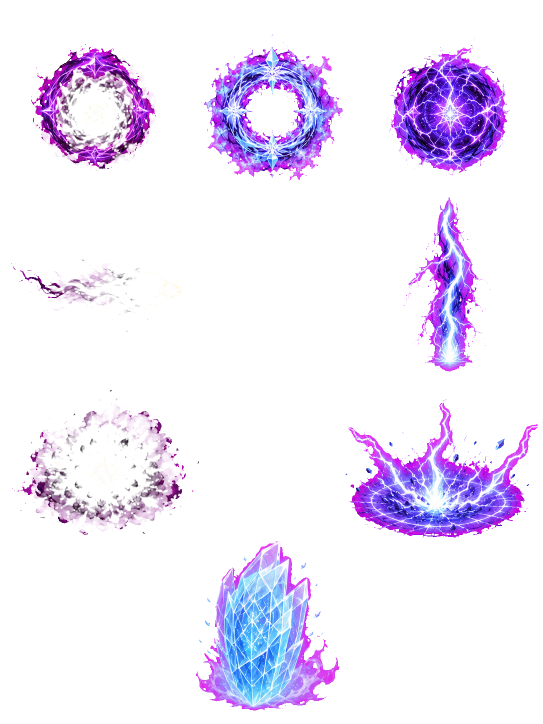
#> input picture ArtSource/Generated/CombatFXV2/mage/atlas_rgba.png, 1086 x 1448 px (shown at 1/2 size)
$ python build_assets.py
#> lines starting #> are read from the running program, lines starting #| are printed output that depends on the picture; after the words box and inside, x2 and y2 are one past the last pixel; in counts of white or black regions, pixels touching at a corner belong together
from __future__ import annotations

from dataclasses import dataclass
from math import hypot
from pathlib import Path

from PIL import Image


SOURCE_ROOT = Path(__file__).resolve().parent
REPOSITORY_ROOT = SOURCE_ROOT.parents[2]
OUTPUT_ROOT = (
    REPOSITORY_ROOT
    / "Assets"
    / "Resources"
    / "UI"
    / "VisualRefresh"
    / "CombatFX"
    / "SkillsV2"
)

PHASE_SIZE = {
    "cast": (1254, 1254),
    "action": (1536, 1024),
    "impact": (1254, 1254),
    "support": (1024, 1536),
}


@dataclass(frozen=True)
class AssetSpec:
    skill_key: str
    phase: str
    region: tuple[float, float, float, float]


SPECS: dict[str, tuple[AssetSpec, ...]] = {
    "mage": (
        AssetSpec("mage_fireball", "cast", (0.0, 0.0, 1 / 3, 1 / 4)),
        AssetSpec("mage_fireball", "action", (0.0, 1 / 4, 1 / 3, 2 / 4)),
        AssetSpec("mage_fireball", "impact", (0.0, 2 / 4, 1 / 3, 3 / 4)),
        AssetSpec("mage_frost_barrier", "cast", (1 / 3, 0.0, 2 / 3, 1 / 4)),
        AssetSpec("mage_frost_barrier", "support", (1 / 3, 3 / 4, 2 / 3, 1.0)),
        AssetSpec("mage_lightning_storm", "cast", (2 / 3, 0.0, 1.0, 1 / 4)),
        AssetSpec("mage_lightning_storm", "action", (2 / 3, 1 / 4, 1.0, 2 / 4)),
        AssetSpec("mage_lightning_storm", "impact", (2 / 3, 2 / 4, 1.0, 3 / 4)),
    ),
    "priest": (
        AssetSpec("priest_radiant_judgment", "cast", (0.0, 0.0, 1 / 3, 1 / 4)),
        AssetSpec("priest_radiant_judgment", "action", (0.0, 1 / 4, 1 / 3, 2 / 4)),
        AssetSpec("priest_radiant_judgment", "impact", (0.0, 2 / 4, 1 / 3, 3 / 4)),
        AssetSpec("priest_sanctuary", "cast", (1 / 3, 0.0, 2 / 3, 1 / 4)),
        AssetSpec("priest_sanctuary", "support", (0.27, 3 / 4, 0.72, 1.0)),
        AssetSpec("priest_salvation_ray", "cast", (2 / 3, 0.0, 1.0, 1 / 4)),
        AssetSpec("priest_salvation_ray", "action", (0.49, 1 / 4, 1.0, 2 / 4)),
        AssetSpec("priest_salvation_ray", "impact", (2 / 3, 2 / 4, 1.0, 3 / 4)),
        AssetSpec("priest_salvation_ray", "support", (0.70, 3 / 4, 1.0, 1.0)),
    ),
    "spirit": (
        AssetSpec("spirit_fire_spirit", "cast", (0.0, 0.0, 1 / 4, 1 / 4)),
        AssetSpec("spirit_fire_spirit", "action", (0.0, 1 / 4, 1 / 4, 2 / 4)),
        AssetSpec("spirit_fire_spirit", "impact", (0.0, 2 / 4, 1 / 4, 3 / 4)),
        AssetSpec("spirit_water_spirit", "cast", (1 / 4, 0.0, 2 / 4, 1 / 4)),
        AssetSpec("spirit_water_spirit", "action", (1 / 4, 1 / 4, 2 / 4, 2 / 4)),
        AssetSpec("spirit_water_spirit", "impact", (1 / 4, 2 / 4, 2 / 4, 3 / 4)),
        AssetSpec("spirit_water_spirit", "support", (1 / 4, 3 / 4, 2 / 4, 1.0)),
        AssetSpec("spirit_wind_spirit", "cast", (2 / 4, 0.0, 3 / 4, 1 / 4)),
        AssetSpec("spirit_wind_spirit", "action", (2 / 4, 1 / 4, 3 / 4, 2 / 4)),
        AssetSpec("spirit_wind_spirit", "impact", (2 / 4, 2 / 4, 3 / 4, 3 / 4)),
        AssetSpec("spirit_earth_spirit", "cast", (3 / 4, 0.0, 1.0, 1 / 4)),
        AssetSpec("spirit_earth_spirit", "action", (3 / 4, 1 / 4, 1.0, 2 / 4)),
        AssetSpec("spirit_earth_spirit", "impact", (3 / 4, 2 / 4, 1.0, 3 / 4)),
    ),
}


def pixel_region(
    image: Image.Image, normalized: tuple[float, float, float, float]
) -> tuple[int, int, int, int]:
    width, height = image.size
    left, top, right, bottom = normalized
    return (
        round(left * width),
        round(top * height),
        round(right * width),
        round(bottom * height),
    )


def trim_effect(cell: Image.Image) -> Image.Image:
    alpha = cell.getchannel("A")
    visible = alpha.point(lambda value: 255 if value >= 8 else 0)
    bounds = visible.getbbox()
    if bounds is None:
        raise ValueError("The requested atlas region contains no visible effect.")

    left, top, right, bottom = bounds
    padding = max(4, round(max(right - left, bottom - top) * 0.035))
    return cell.crop(
        (
            max(0, left - padding),
            max(0, top - padding),
            min(cell.width, right + padding),
            min(cell.height, bottom + padding),
        )
    )


def neutralize_magenta_spill(effect: Image.Image) -> Image.Image:
    """Turn opaque key-light contamination into the mage's violet conduit color."""
    pixels: list[tuple[int, int, int, int]] = []
    for red, green, blue, alpha in effect.getdata():
        key_distance = min(red, blue) - green
        if alpha > 0 and red > 120 and blue > 120 and key_distance > 45:
            strength = min(1.0, max(0.0, (key_distance - 45) / 150))
            value = max(red, blue)
            target = (
                round(value * 0.38),
                round(value * 0.09 + green * 0.25),
                round(value * 0.88),
            )
            red = round(red + (target[0] - red) * strength)
            green = round(green + (target[1] - green) * strength)
            blue = round(blue + (target[2] - blue) * strength)
            if alpha < 48 and strength > 0.55:
                alpha = round(alpha * (1.0 - 0.72 * strength))
        pixels.append((red, green, blue, alpha))

    cleaned = Image.new("RGBA", effect.size)
    cleaned.putdata(pixels)
    return cleaned


def warm_fireball_palette(effect: Image.Image, phase: str) -> Image.Image:
    """Make the fire skill read warm while retaining a small violet conduit edge."""
    width, height = effect.size
    pixels: list[tuple[int, int, int, int]] = []
    for index, (red, green, blue, alpha) in enumerate(effect.getdata()):
        x = (index % width) / max(1, width - 1)
        y = (index // width) / max(1, height - 1)

        if phase == "action":
            warm_zone = min(1.0, max(0.0, (x - 0.10) / 0.42))
        else:
            radius = hypot((x - 0.5) * 2.0, (y - 0.5) * 2.0)
            warm_zone = min(1.0, max(0.0, (0.90 - radius) / 0.25))

        value = max(red, green, blue)
        purple = (
            alpha > 0
            and value > 18
            and blue > green * 1.12
            and red > green * 1.08
            and (red + blue) * 0.5 - green > 18
        )
        warm_smoke = (
            alpha > 0
            and value <= 105
            and red >= green * 1.05
            and blue >= green * 1.05
        )

        if purple or warm_smoke:
            strength = warm_zone * (0.92 if purple else 0.72)
            if value >= 150:
                target = (
                    min(255, round(value * 1.04)),
                    round(value * 0.34),
                    round(value * 0.055),
                )
            else:
                fire_value = min(220, round(value * 1.52 + 24))
                target = (
                    fire_value,
                    round(fire_value * 0.34),
                    round(fire_value * 0.055),
                )
            red = round(red + (target[0] - red) * strength)
            green = round(green + (target[1] - green) * strength)
            blue = round(blue + (target[2] - blue) * strength)

        near_white = alpha > 0 and min(red, green, blue) > 205
        if phase == "action":
            ember_zone = x < 0.76
        else:
            radius = hypot((x - 0.5) * 2.0, (y - 0.5) * 2.0)
            ember_zone = radius > 0.23
        if near_white and ember_zone:
            red, green, blue = (255, 176, 48)

        pixels.append((red, green, blue, alpha))

    warmed = Image.new("RGBA", effect.size)
    warmed.putdata(pixels)
    return warmed


def tune_lightning_palette(effect: Image.Image, phase: str) -> Image.Image:
    """Push the storm toward blue-white electricity with restrained gold accents."""
    width, height = effect.size
    pixels: list[tuple[int, int, int, int]] = []
    for index, (red, green, blue, alpha) in enumerate(effect.getdata()):
        x = (index % width) / max(1, width - 1)
        y = (index // width) / max(1, height - 1)
        value = max(red, green, blue)
        chromatic = (
            alpha > 0
            and 38 < value < 246
            and blue > green * 1.08
            and red > green * 0.72
        )

        gold_conduit = (
            chromatic
            and alpha >= 80
            and 45 < value < 150
            and red < value * 0.55
            and green < value * 0.35
        )

        if gold_conduit:
            gold_value = min(255, max(155, round(value * 1.45 + 34)))
            target = (gold_value, round(gold_value * 0.70), round(gold_value * 0.11))
            strength = 0.86
        elif chromatic:
            target = (
                round(value * 0.18),
                round(value * 0.58),
                value,
            )
            strength = 0.80
        else:
            pixels.append((red, green, blue, alpha))
            continue

        pixels.append(
            (
                round(red + (target[0] - red) * strength),
                round(green + (target[1] - green) * strength),
                round(blue + (target[2] - blue) * strength),
                alpha,
            )
        )

    tuned = Image.new("RGBA", effect.size)
    tuned.putdata(pixels)
    return tuned


def place_on_canvas(effect: Image.Image, phase: str) -> Image.Image:
    canvas_width, canvas_height = PHASE_SIZE[phase]
    fill = 0.91 if phase in {"cast", "impact"} else 0.94
    scale = min(
        canvas_width * fill / effect.width,
        canvas_height * fill / effect.height,
    )
    output_size = (
        max(1, round(effect.width * scale)),
        max(1, round(effect.height * scale)),
    )
    resized = effect.resize(output_size, Image.Resampling.LANCZOS)
    canvas = Image.new("RGBA", (canvas_width, canvas_height), (0, 0, 0, 0))
    offset = (
        (canvas_width - resized.width) // 2,
        (canvas_height - resized.height) // 2,
    )
    canvas.alpha_composite(resized, offset)
    return canvas


def main() -> None:
    for class_key, specs in SPECS.items():
        atlas_path = SOURCE_ROOT / class_key / "atlas_rgba.png"
        atlas = Image.open(atlas_path).convert("RGBA")
#> atlas is the input picture: PIL image 1086x1448 RGBA; mean R, G, B, A 32.3, 19, 43, 39.7

        for spec in specs:
            cell = atlas.crop(pixel_region(atlas, spec.region))
            effect = trim_effect(cell)
            if class_key == "mage":
                effect = neutralize_magenta_spill(effect)
            if spec.skill_key == "mage_fireball":
                effect = warm_fireball_palette(effect, spec.phase)
            if spec.skill_key == "mage_lightning_storm":
                effect = tune_lightning_palette(effect, spec.phase)
            output = place_on_canvas(effect, spec.phase)
            output_dir = OUTPUT_ROOT / spec.skill_key
            output_dir.mkdir(parents=True, exist_ok=True)
            output.save(output_dir / f"fx_{spec.phase}.png", optimize=True)
#> this loop made 8 passes
#> padding in trim_effect on passes 1 to 8: 9, 12, 12, 10, 12, 10, 12, 13
#> pass 1, in main, `cell = atlas.crop(pixel_region(atlas, spec.region))`:
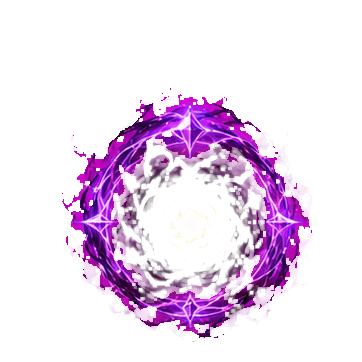
#> cell: PIL image 362x362 RGBA; mean R, G, B, A 42.7, 12.1, 45.5, 43.7; transparent parts drawn white
#> pass 1, in trim_effect, `alpha = cell.getchannel("A")`:
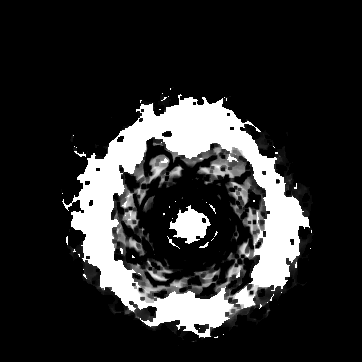
#> alpha: PIL image 362x362 L; min 0, max 255, mean 43.7
#> pass 1, in trim_effect, `visible = alpha.point(lambda value: 255 if value >= 8 else 0)`:
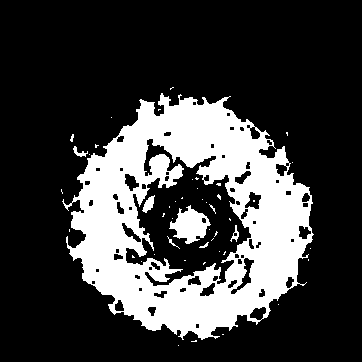
#> visible: PIL image 362x362 L; 24.6% white; 48 white regions (40 under 20 px), largest, box (x1, y1, x2, y2) and area: (62, 93, 314, 340) 30874, (169, 205, 211, 244) 893, (142, 195, 155, 213) 121
#> pass 1, in main, `effect = trim_effect(cell)`:
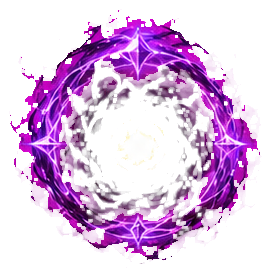
#> effect: PIL image 271x277 RGBA; mean R, G, B, A 74.4, 21, 79.3, 76.3; transparent parts drawn white
#> after the loop:
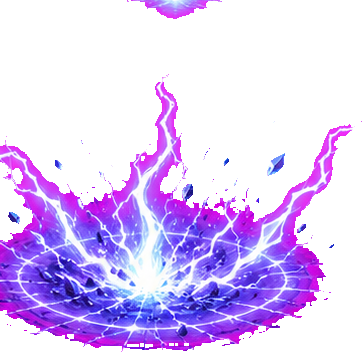
#> cell: PIL image 362x362 RGBA; mean R, G, B, A 68.4, 41.2, 96.7, 94.1; transparent parts drawn white
#> after the loop:
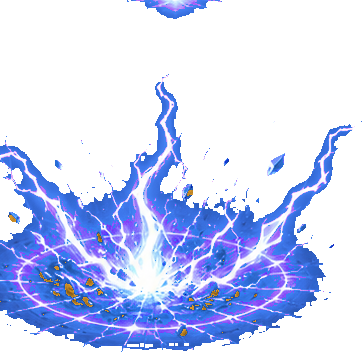
#> effect: PIL image 362x362 RGBA; mean R, G, B, A 49.8, 53, 94.2, 94.1; transparent parts drawn white
#> after the loop:
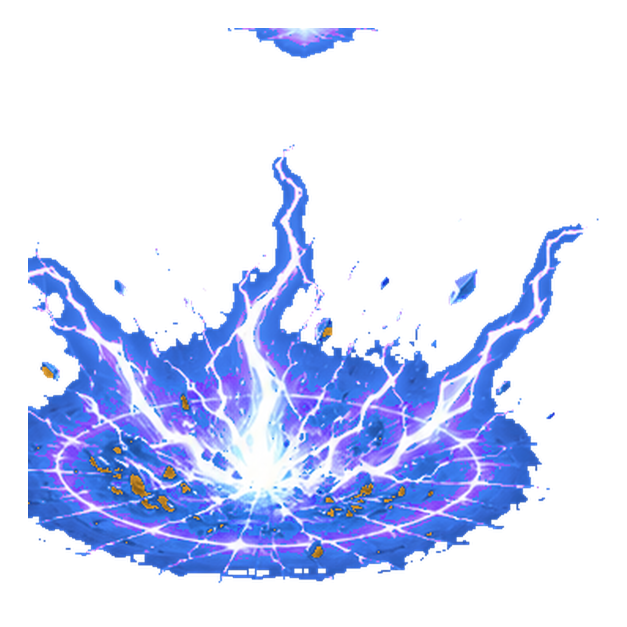
#> output: PIL image 1254x1254 RGBA (shown at 1/2 size); mean R, G, B, A 36.8, 45.6, 76.6, 78; transparent parts drawn white


if __name__ == "__main__":
#> (the run stopped early here; a loop or call above may not have finished)
